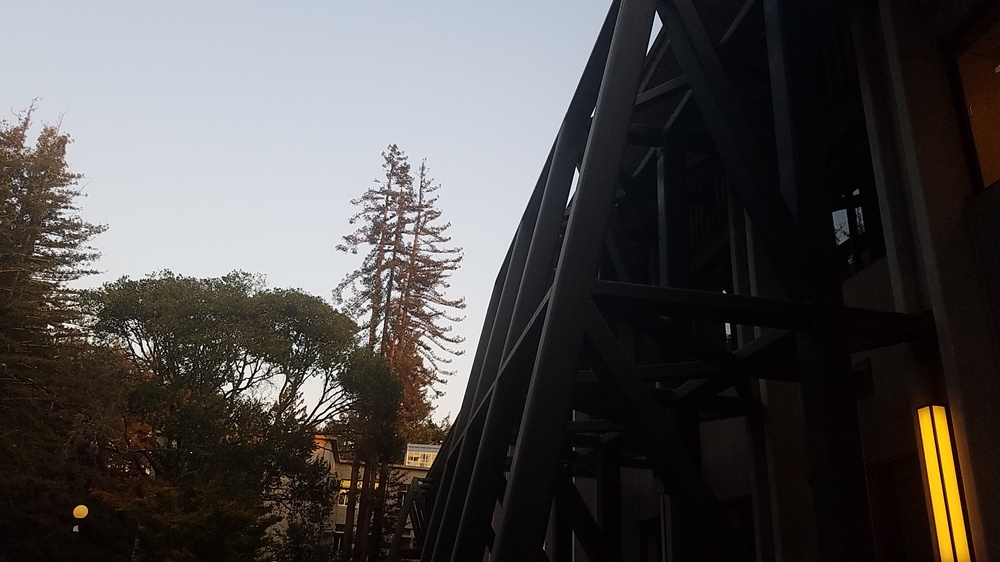
#> input picture HDR/image/q2/ISO_100_T_500.JPG, 1000 x 562 px, shrunk from 2048 x 1152 before the run, found by its file name
$ python q2.py
#> lines starting #> are read from the running program, lines starting #| are printed output that depends on the picture
import cv2
import numpy as np
from matplotlib import pyplot as plt
import math

direction = './image/q2/'
imgCount = 3
color = ('b','g','r')
g = [2.098, 1.952, 1.966]

i500 = cv2.imread(direction+'ISO_100_T_500.jpg')
#> i500 is the input picture: shape (562, 1000, 3); mean B, G, R 74.7, 75.6, 78.3
i250 = cv2.imread(direction+'ISO_100_T_250.jpg')
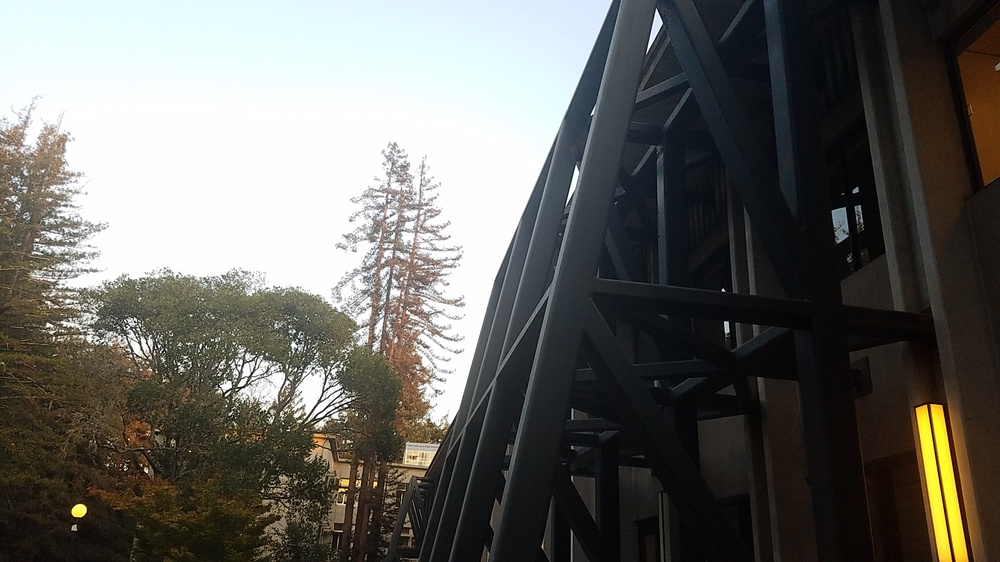
#> input picture HDR/image/q2/ISO_100_T_250.JPG, 1000 x 562 px, shrunk from 2048 x 1152 before the run, found by its file name
#> i250 is the input picture: shape (562, 1000, 3); mean B, G, R 97.9, 102.5, 103.1
i90 = cv2.imread(direction+'ISO_100_T_90.jpg')
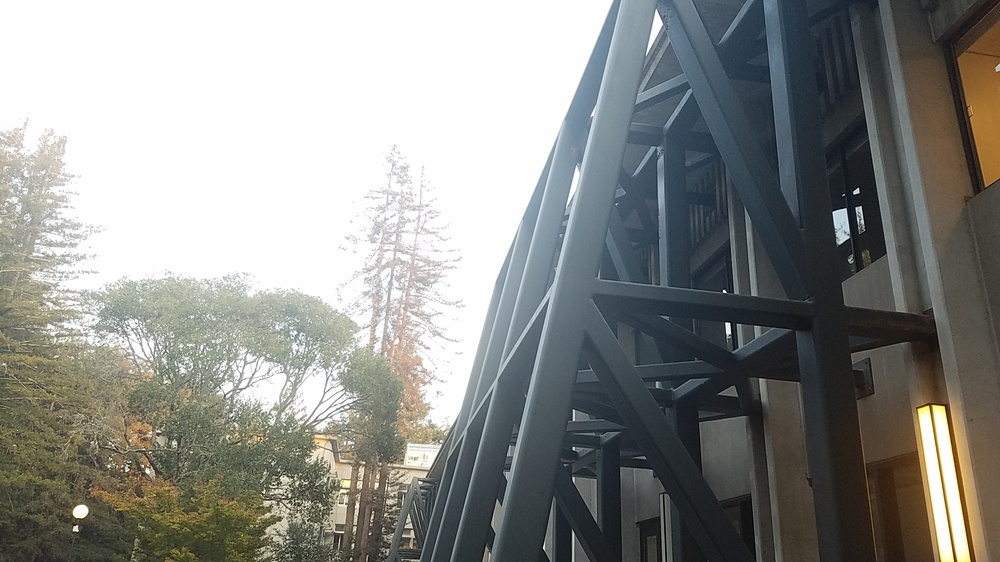
#> input picture HDR/image/q2/ISO_100_T_90.JPG, 1000 x 562 px, shrunk from 2048 x 1152 before the run, found by its file name
#> i90 is the input picture: shape (562, 1000, 3); mean B, G, R 138.3, 141.7, 140.4
a1 = 2
a2 = 25/3
originalImageArr = [i500, i250, i90]

#sampling a square
imageArr = [0 for n in range(0, imgCount)]

def hist_image_data(img, a):
#> called with a = 8.33
	yAxis = [[0 for n in range(0, img.shape[0] * img.shape[1])] for n in range(0, 3)]
	pixel_id = 0
	for row in range(0,img.shape[0]):
		for col in range(0,img.shape[1]):
			for idxColor in range(0,3):
				yAxis[idxColor][pixel_id] = img[row,col,idxColor]**g[idxColor] / a
			pixel_id += 1
#> after the loop, pixel_id = 562000; yAxis = 3 items
	return yAxis

#image1 plot
yAxis = hist_image_data(i90, a2)
#> yAxis = 3 items
plt.xlabel('B\'g')
plt.ylabel('count')
for idxColor in range(0,3):
	plot_id = 331 + idxColor
	plt.subplot(plot_id)
	plt.hist(yAxis[idxColor], bins=25, range=(0,255**g[idxColor] + 1))
	plt.grid(True)

#image2 plot
yAxis = hist_image_data(i250, a1)

plt.xlabel('B\'g')
plt.ylabel('count')
for idxColor in range(0,3):
	plot_id = 334 + idxColor
	plt.subplot(plot_id)
	plt.hist(yAxis[idxColor], bins=25, range=(0,255**g[idxColor] + 1))
	plt.grid(True)

#image3 plot
yAxis = hist_image_data(i500, 1)

plt.xlabel('B\'g')
plt.ylabel('count')
for idxColor in range(0,3):
	plot_id = 337 + idxColor
	plt.subplot(plot_id)
	plt.hist(yAxis[idxColor], bins=25, range=(0,255**g[idxColor] + 1))
	plt.grid(True)

plt.show()
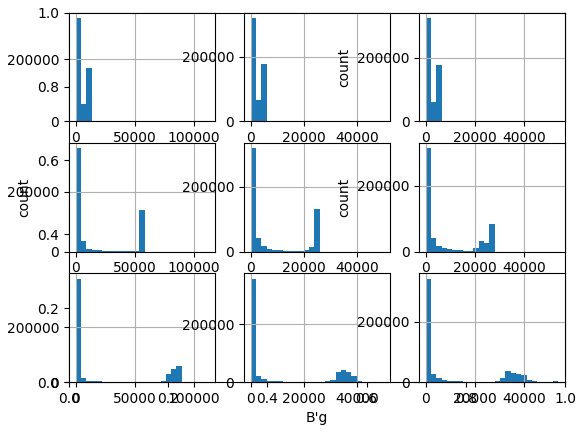
#> figure drawn by matplotlib, 9 panels; panel 1: tallest bar 334237 high, from x = 4.55e-13 to 4477; panel 2: tallest bar 320364 high, from x = 1.14e-13 to 1993.6; panel 3: tallest bar 324852 high, from x = 0 to 2154.4; panel 4: tallest bar 345448 high, from x = 4.55e-13 to 4477
